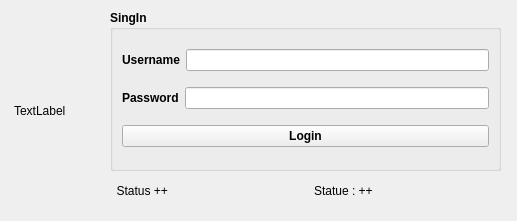
<?xml version="1.0" encoding="UTF-8"?>
<ui version="4.0">
 <class>Widget</class>
 <widget class="QWidget" name="Widget">
  <property name="geometry">
   <rect>
    <x>0</x>
    <y>0</y>
    <width>517</width>
    <height>221</height>
   </rect>
  </property>
  <property name="font">
   <font>
    <weight>50</weight>
    <bold>false</bold>
   </font>
  </property>
  <property name="windowTitle">
   <string>Widget</string>
  </property>
  <widget class="QGroupBox" name="groupBox">
   <property name="geometry">
    <rect>
     <x>110</x>
     <y>10</y>
     <width>391</width>
     <height>161</height>
    </rect>
   </property>
   <property name="font">
    <font>
     <weight>75</weight>
     <bold>true</bold>
    </font>
   </property>
   <property name="title">
    <string>SingIn</string>
   </property>
   <layout class="QVBoxLayout" name="_2">
    <item>
     <layout class="QHBoxLayout" name="horizontalLayout_2">
      <item>
       <widget class="QLabel" name="Username">
        <property name="text">
         <string>Username</string>
        </property>
       </widget>
      </item>
      <item>
       <widget class="QLineEdit" name="lineEdit_Username"/>
      </item>
     </layout>
    </item>
    <item>
     <layout class="QHBoxLayout" name="horizontalLayout">
      <item>
       <widget class="QLabel" name="Password">
        <property name="text">
         <string>Password</string>
        </property>
       </widget>
      </item>
      <item>
       <widget class="QLineEdit" name="lineEdit_Password">
        <property name="echoMode">
         <enum>QLineEdit::Password</enum>
        </property>
       </widget>
      </item>
     </layout>
    </item>
    <item>
     <widget class="QPushButton" name="pushButton">
      <property name="text">
       <string>Login</string>
      </property>
     </widget>
    </item>
   </layout>
  </widget>
  <widget class="QWidget" name="layoutWidget">
   <property name="geometry">
    <rect>
     <x>110</x>
     <y>180</y>
     <width>401</width>
     <height>22</height>
    </rect>
   </property>
   <layout class="QHBoxLayout" name="horizontalLayout_3">
    <item>
     <widget class="QLabel" name="label">
      <property name="text">
       <string>  Status ++ </string>
      </property>
     </widget>
    </item>
    <item>
     <widget class="QLabel" name="label_Login">
      <property name="text">
       <string>Statue : ++</string>
      </property>
     </widget>
    </item>
   </layout>
  </widget>
  <widget class="QLabel" name="label_Picture2">
   <property name="geometry">
    <rect>
     <x>14</x>
     <y>15</y>
     <width>81</width>
     <height>191</height>
    </rect>
   </property>
   <property name="palette">
    <palette>
     <active>
      <colorrole role="WindowText">
       <brush brushstyle="SolidPattern">
        <color alpha="255">
         <red>0</red>
         <green>0</green>
         <blue>0</blue>
        </color>
       </brush>
      </colorrole>
      <colorrole role="Dark">
       <brush brushstyle="SolidPattern">
        <color alpha="255">
         <red>170</red>
         <green>170</green>
         <blue>255</blue>
        </color>
       </brush>
      </colorrole>
      <colorrole role="Text">
       <brush brushstyle="SolidPattern">
        <color alpha="255">
         <red>0</red>
         <green>0</green>
         <blue>0</blue>
        </color>
       </brush>
      </colorrole>
      <colorrole role="ButtonText">
       <brush brushstyle="SolidPattern">
        <color alpha="255">
         <red>0</red>
         <green>0</green>
         <blue>0</blue>
        </color>
       </brush>
      </colorrole>
      <colorrole role="Base">
       <brush brushstyle="SolidPattern">
        <color alpha="255">
         <red>255</red>
         <green>255</green>
         <blue>255</blue>
        </color>
       </brush>
      </colorrole>
      <colorrole role="Window">
       <brush brushstyle="SolidPattern">
        <color alpha="255">
         <red>255</red>
         <green>170</green>
         <blue>255</blue>
        </color>
       </brush>
      </colorrole>
      <colorrole role="PlaceholderText">
       <brush brushstyle="SolidPattern">
        <color alpha="128">
         <red>0</red>
         <green>0</green>
         <blue>0</blue>
        </color>
       </brush>
      </colorrole>
     </active>
     <inactive>
      <colorrole role="WindowText">
       <brush brushstyle="SolidPattern">
        <color alpha="255">
         <red>0</red>
         <green>0</green>
         <blue>0</blue>
        </color>
       </brush>
      </colorrole>
      <colorrole role="Dark">
       <brush brushstyle="SolidPattern">
        <color alpha="255">
         <red>170</red>
         <green>170</green>
         <blue>255</blue>
        </color>
       </brush>
      </colorrole>
      <colorrole role="Text">
       <brush brushstyle="SolidPattern">
        <color alpha="255">
         <red>0</red>
         <green>0</green>
         <blue>0</blue>
        </color>
       </brush>
      </colorrole>
      <colorrole role="ButtonText">
       <brush brushstyle="SolidPattern">
        <color alpha="255">
         <red>0</red>
         <green>0</green>
         <blue>0</blue>
        </color>
       </brush>
      </colorrole>
      <colorrole role="Base">
       <brush brushstyle="SolidPattern">
        <color alpha="255">
         <red>255</red>
         <green>255</green>
         <blue>255</blue>
        </color>
       </brush>
      </colorrole>
      <colorrole role="Window">
       <brush brushstyle="SolidPattern">
        <color alpha="255">
         <red>255</red>
         <green>170</green>
         <blue>255</blue>
        </color>
       </brush>
      </colorrole>
      <colorrole role="PlaceholderText">
       <brush brushstyle="SolidPattern">
        <color alpha="128">
         <red>0</red>
         <green>0</green>
         <blue>0</blue>
        </color>
       </brush>
      </colorrole>
     </inactive>
     <disabled>
      <colorrole role="WindowText">
       <brush brushstyle="SolidPattern">
        <color alpha="255">
         <red>170</red>
         <green>170</green>
         <blue>255</blue>
        </color>
       </brush>
      </colorrole>
      <colorrole role="Dark">
       <brush brushstyle="SolidPattern">
        <color alpha="255">
         <red>170</red>
         <green>170</green>
         <blue>255</blue>
        </color>
       </brush>
      </colorrole>
      <colorrole role="Text">
       <brush brushstyle="SolidPattern">
        <color alpha="255">
         <red>170</red>
         <green>170</green>
         <blue>255</blue>
        </color>
       </brush>
      </colorrole>
      <colorrole role="ButtonText">
       <brush brushstyle="SolidPattern">
        <color alpha="255">
         <red>170</red>
         <green>170</green>
         <blue>255</blue>
        </color>
       </brush>
      </colorrole>
      <colorrole role="Base">
       <brush brushstyle="SolidPattern">
        <color alpha="255">
         <red>255</red>
         <green>170</green>
         <blue>255</blue>
        </color>
       </brush>
      </colorrole>
      <colorrole role="Window">
       <brush brushstyle="SolidPattern">
        <color alpha="255">
         <red>255</red>
         <green>170</green>
         <blue>255</blue>
        </color>
       </brush>
      </colorrole>
      <colorrole role="PlaceholderText">
       <brush brushstyle="SolidPattern">
        <color alpha="128">
         <red>0</red>
         <green>0</green>
         <blue>0</blue>
        </color>
       </brush>
      </colorrole>
     </disabled>
    </palette>
   </property>
   <property name="text">
    <string>TextLabel</string>
   </property>
  </widget>
 </widget>
 <resources/>
 <connections/>
</ui>
